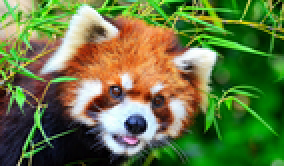
#> input picture signal and images/Esercitazione 3/images/redpanda.png, 142 x 83 px, shrunk from 512 x 300 before the run (shown 2 times larger)
$ jupyter execute Untitled.ipynb
#> lines starting #> are read from the running program, lines starting #| are printed output that depends on the picture
[cell 1]
import numpy as np
import ipywidgets as widgets
from skimage import io
from matplotlib import pyplot as plt

[cell 2]
im = io.imread("images/redpanda.png")
#> im is the input picture: shape (83, 142, 4); mean R, G, B, A 100.4, 118.3, 64.9, 255
plt.imshow(im)
plt.show()

[cell 3]
im.shape
#> Out = (83, 142, 4)

Lo spazio colore è mappato in modo da facilitare l'analisi (R, G, B, $\alpha$)

[cell 4]
for i, col in enumerate(["Reds", "Greens", "Blues", "gray"]):
    plt.imshow(im[:, :, i], cmap=col)
    plt.show()

[cell 5]
plt.imshow(np.concatenate([np.concatenate([im[:, :, 0], im[:, :, 1]], axis=1),
                           np.concatenate([im[:, :, 2], im[:, :, 3]], axis=1)],
                         axis=0), cmap="gray")
plt.show()

Per giocare con la luce si converte l'immagine in bianco e nero

[cell 6]
im_bw = io.imread("images/redpanda.png", as_gray=True)
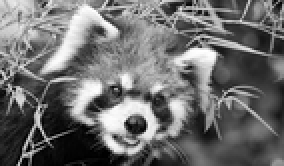
#> im_bw: shape (83, 142) float64 (shown 2 times larger); min 0, max 1, mean 0.434
print(im_bw.shape)
#| (83, 142)
plt.imshow(im_bw, cmap="gray")
plt.show()

[cell 7]
# Dimostrazione interattiva gamma
def gamma_correct(gamma=1.0):
    ax1 = plt.subplot(121)
    ax1.imshow(im_bw ** gamma, cmap='gray');
    ax2 = plt.subplot(122)
    xs = np.array(range(101)) / 100.0
    ys = xs ** gamma
    ax2.plot([0, 1], [0, 1], dashes=[1, 1])
    ax2.plot(xs,ys)
    ax2.set_xlim([0, 1])
    ax2.set_ylim([0, 1])
gamma_slider = widgets.FloatLogSlider(min=-1, max=1, base=10, value=1.0)
widgets.interact(gamma_correct, gamma=gamma_slider)
#> the sliders are set to gamma = 1.0
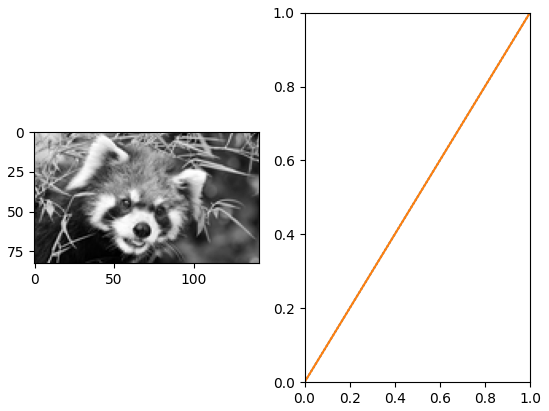
#> figure drawn by matplotlib, 2 panels; panel 2: curve peaks at x = 1, y = 1

con le operazioni puntuali è sempre possibile tornare all'immagine originale trovando la funzione inversa.

[cell 8]
fog = io.imread("images/fog.jpg", as_gray=True)
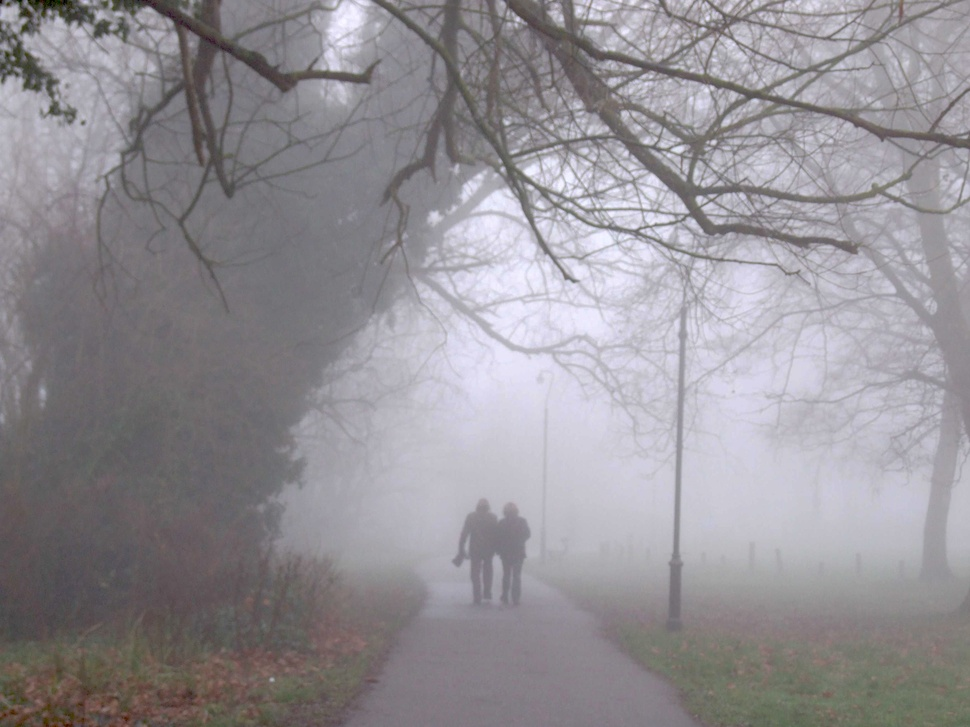
#> input picture signal and images/Esercitazione 3/images/fog.jpg, 970 x 727 px, shrunk from 3488 x 2616 before the run
#> fog: shape (727, 970) float64; min 0.000833, max 0.978, mean 0.569
plt.imshow(fog, cmap="gray")
plt.show()

[cell 9]
from skimage import filters
se = np.ones((50, 50))
fog_order = filters.rank.percentile(fog, se, p0=.5)
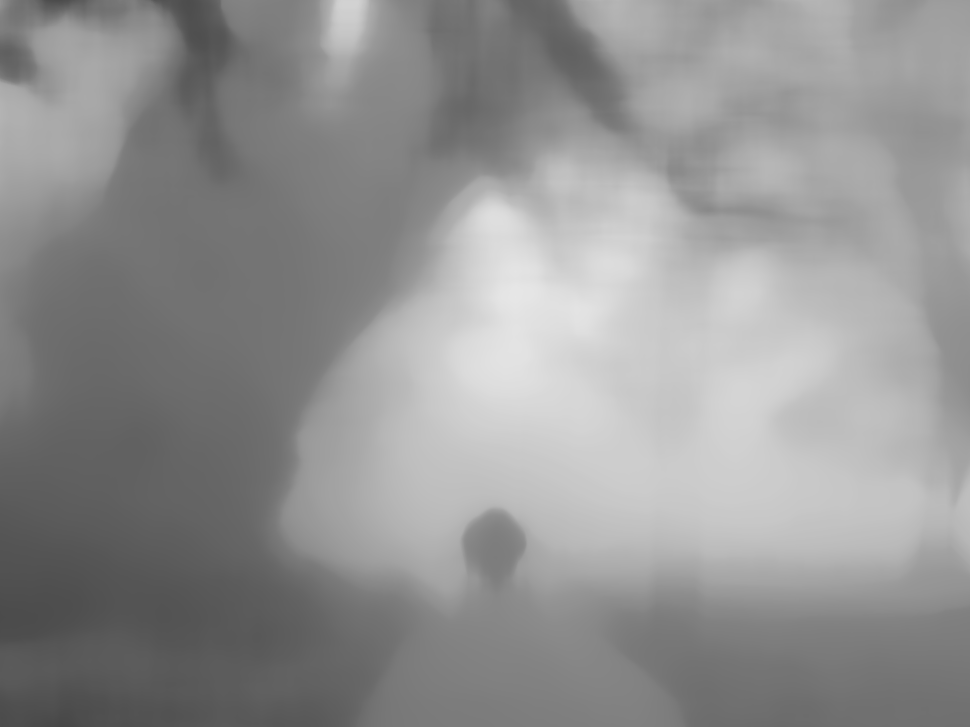
#> fog_order: shape (727, 970); min 70, max 231, mean 146.1
plt.imshow(fog_order, cmap="gray")
plt.show()

[cell 10]
# VALE COME ASSIGNMENT

def unsharp(image, sigma=1):
#> called with sigma = 20
    sharper_filter = image - filters.gaussian(image, sigma)
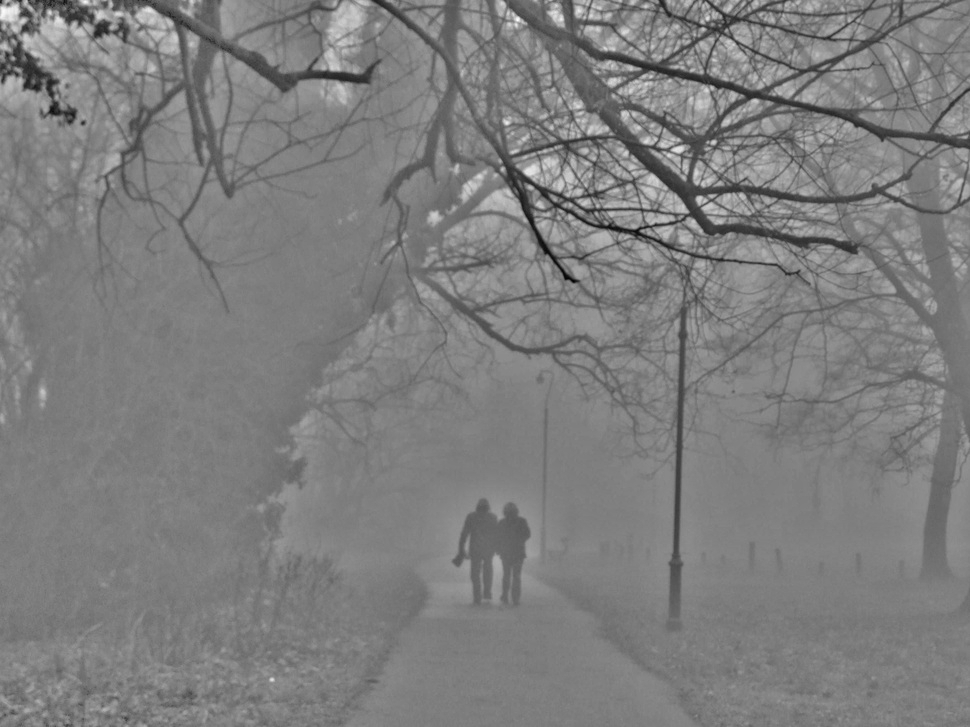
#> sharper_filter: shape (727, 970) float64; min -0.392, max 0.401, mean 0.000215; drawn with min black and max white
    return sharper_filter + image
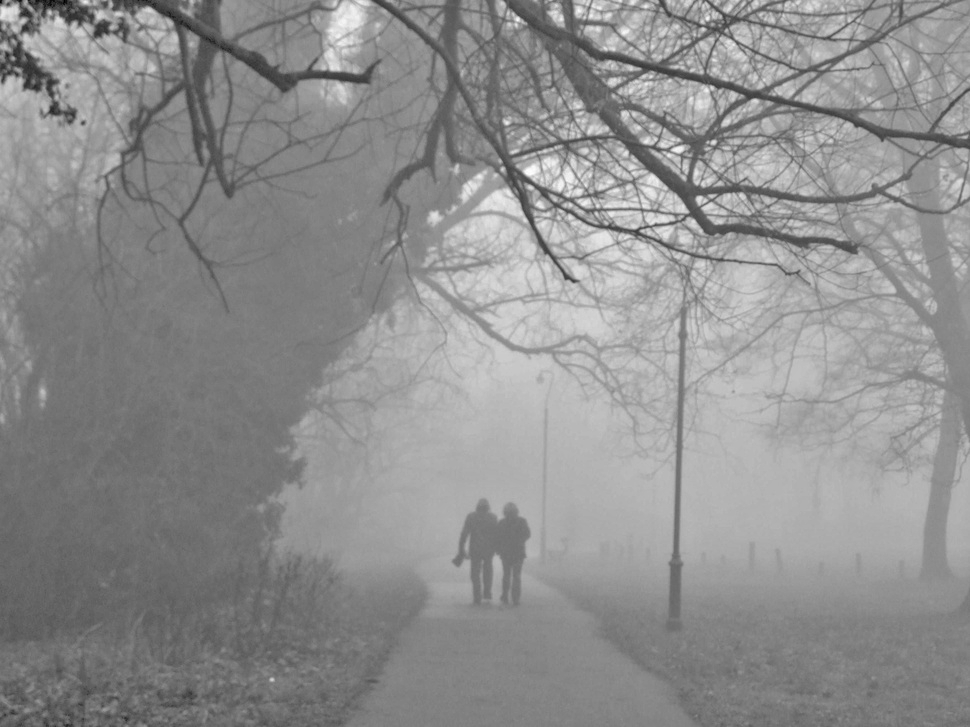
#> returned value: shape (727, 970) float64; min -0.338, max 1.28, mean 0.569; drawn with min black and max white

plt.imshow(unsharp(fog, 20), cmap="gray")
plt.show()

[cell 11]
from skimage import color
im_hsv = color.rgb2hsv(im[:, :, 0:3])  # it is an RGBa
#> im_hsv: shape (83, 142, 3) float64; mean of channels 0, 1, 2 0.32, 0.61, 0.542
for i, col in enumerate(["hsv", "binary", "gray"]):
    plt.imshow(im_hsv[:, :, i], cmap=col)
    plt.show()
#> this loop made 3 passes
#> pass 1, `plt.show()`:
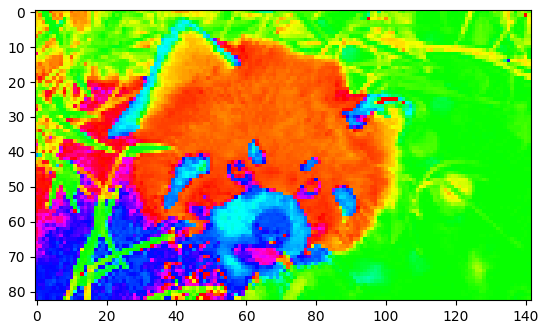
#> figure drawn by matplotlib, 1 panel
#> pass 2, `plt.show()`:
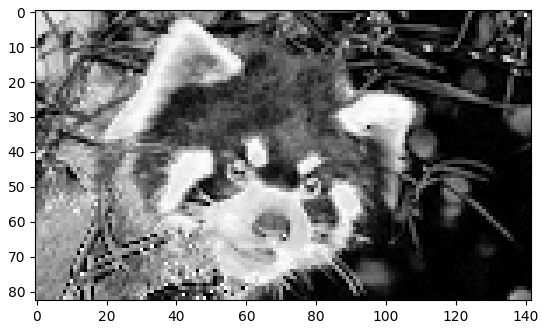
#> figure drawn by matplotlib, 1 panel

[cell 12]
im_ycbcr = color.rgb2ycbcr(im[:, :, 0:3]) / 255
#> im_ycbcr: shape (83, 142, 3) float64; mean of channels 0, 1, 2 0.423, 0.421, 0.486
for i, col in enumerate(["gray", "RdYlBu", "RdYlGn"]):
    plt.imshow(im_ycbcr[:, :, i], cmap=col)
    plt.show()
#> this loop made 3 passes
#> pass 1, `plt.show()`:
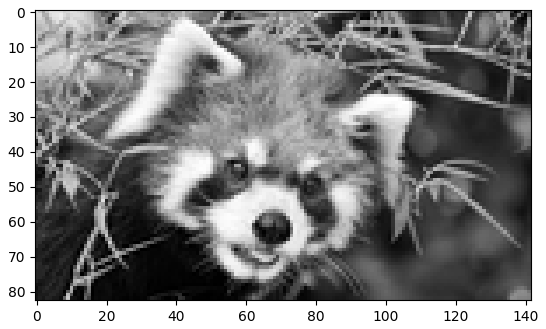
#> figure drawn by matplotlib, 1 panel
#> pass 2, `plt.show()`:
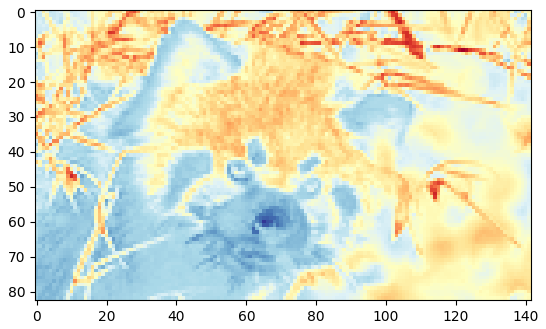
#> figure drawn by matplotlib, 1 panel

[cell 13]
im_ycbcr_2 = im_ycbcr.copy()
im_ycbcr_2[:, :, 0] = im_ycbcr_2[:, :, 0] ** 10
#> im_ycbcr_2: shape (83, 142, 3) float64; mean of channels 0, 1, 2 0.0206, 0.421, 0.486
for i, col in enumerate(["gray", "RdYlBu", "RdYlGn"]):
    plt.imshow(im_ycbcr[:, :, i], cmap=col)
    plt.show()
